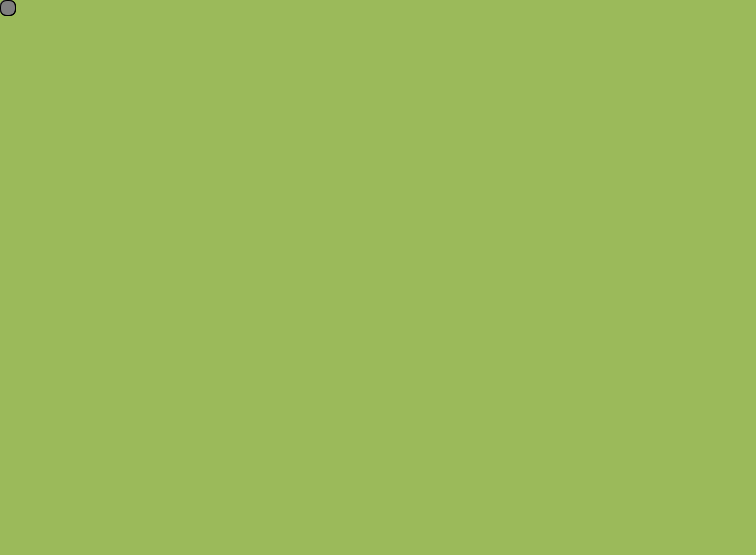
Frame 1 (no input)
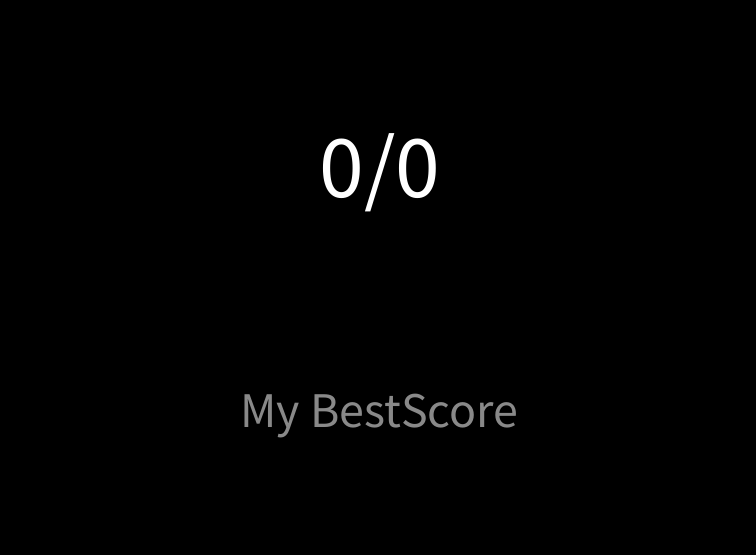
Frame 60 (the mouse pressed at the canvas centre just before this capture)
Frame 120 (the mouse held since frame 60 and released just before this capture): identical to frame 60, image omitted

The Processing sketch that drew these frames (run headless with seeded random() and noise(); from frame 60 on, the mouse is pressed at the canvas centre):

// Processing sketch: sketch_step3
// ── sketch_step3.pde
//Snake Game Step 3: Add collision detection 
//Made by Yifan Feng (y.feng@se20.qmul.ac.uk) 
//resource tutorial videos: https://www.bilibili.com/video/BV1YE411T7dG
//resource tutorial website: https://www.learnjavacoding.com/definitions/snake/ 

//Background Settings 
int background_color = #9bba5a; //color palate from https://playsnake.org/ 

//snake color settings 
int snake_color = #00004B; //color palate from https://playsnake.org/  

//snake length at original: 3 units 
int snake_length = 3; 

//snake size: rect( )
int snake_size = 15;  

//snake head position 
int snake_head_x;
int snake_head_y; 

//snake length max: the snake can only take no more than 497 points 
int snake_length_max = 500; 

//snake body: after getting one point, body is one unit longer than last 
//hint: for loop to build body length; length shown on x and y axis 
int[] x =  new int[snake_length_max];
int[] y = new int[snake_length_max]; 

//animation
//direction: initial direction (to right) 
int snake_direction = 'R'; 
//speed 
int speed = 15; 

//Game start/over default
boolean game_over = false; 

//Grade: have to detract snake length by default (3 units) 
int BestScore = snake_length - 3; 


void setup() { 
  size(756, 555); //size from https://playsnake.org/ 
  smooth(2); 
  frameRate(5);
}

void draw() {
  background(background_color);  
  snake();
  snake_body_change(); 
  snake_movement();
  snake_die();
} 

//draw "snake" function 
void snake() {

  //basic snake head info 
  stroke(0);
  strokeWeight(1);
  fill(snake_color);
  rect(x[0], y[0], snake_size, snake_size, 7); //7 is radii or all four corners (round)

  //basic snake body info
  //body get one unit in x and y axis 
  fill(127); 
  for (int i=1; i<snake_length; i++) rect(x[i], y[i], snake_size, snake_size, 7);
}

void snake_body_change() {
  //snake body change: 
  //head position always be 0 and body follows in position 1&2 
  //head and body should be lined up (0-1-2)  
  //each time when head in food position(-1), head (0->-1), body(1->0), body(2->1) 
  for (int i= snake_length - 1; i>0; i--) {
    x[i] = x[i-1]; 
    y[i] = y[i-1];
  }
  x[0] = snake_head_x; //reset head coordinates after getting one point 
  y[0] = snake_head_y;
} 

//animation 
//snake movement (animation) 
//switch reference: https://processing.org/reference/switch.html 
//basic logic: position - speed (predefined speed = 2)
void snake_movement() {
  switch(snake_direction) {  
  case'L': //left 
    snake_head_x = snake_head_x - speed;
    break;
  case'R': //right
    snake_head_x = snake_head_x + speed;
    break;
  case'D': //down
    snake_head_y = snake_head_y + speed;
    break;
  case'U': //up
    snake_head_y = snake_head_y - speed; 
    break;
  }
}

//direction control 
//use default left keycode 
//source code: https://processing.org/reference/keyCode.html 
void keyPressed() {
  if (key == CODED) { 
    if (keyCode == LEFT) {
      snake_direction = 'L';
    } else if (keyCode == RIGHT) {
      snake_direction = 'R';
    } else if (keyCode == DOWN) {
      snake_direction = 'D';
    } else if (keyCode == UP) {
      snake_direction = 'U';
    }
  }
}
//snake death: boundary collision 
//basic logic: head x and y coordinates locate outside canvas size 
boolean snake_die() {
  if  (snake_head_x<0 || snake_head_y<0 || snake_head_x>width || snake_head_y>height) {
    gameover();
    return true;
  }
  return false;
}

//game over logic:if snake_length > BS-3, bestscore = BS-3 
void gameover() {
  pushMatrix();
  game_over = true;
  BestScore = BestScore > snake_length ? (BestScore -3) : (snake_length -3); 

  background(0); 
  translate(width/2, height/2-80); //translate the origin(0,0) to any position in the canvas 
  fill(255);
  textAlign(CENTER); 
  textSize(90);
  text(snake_length -3 +"/" + BestScore, 0, 0); 

  fill(137);
  textSize(50);
  text("My BestScore", 0, 230);
  popMatrix();
}
